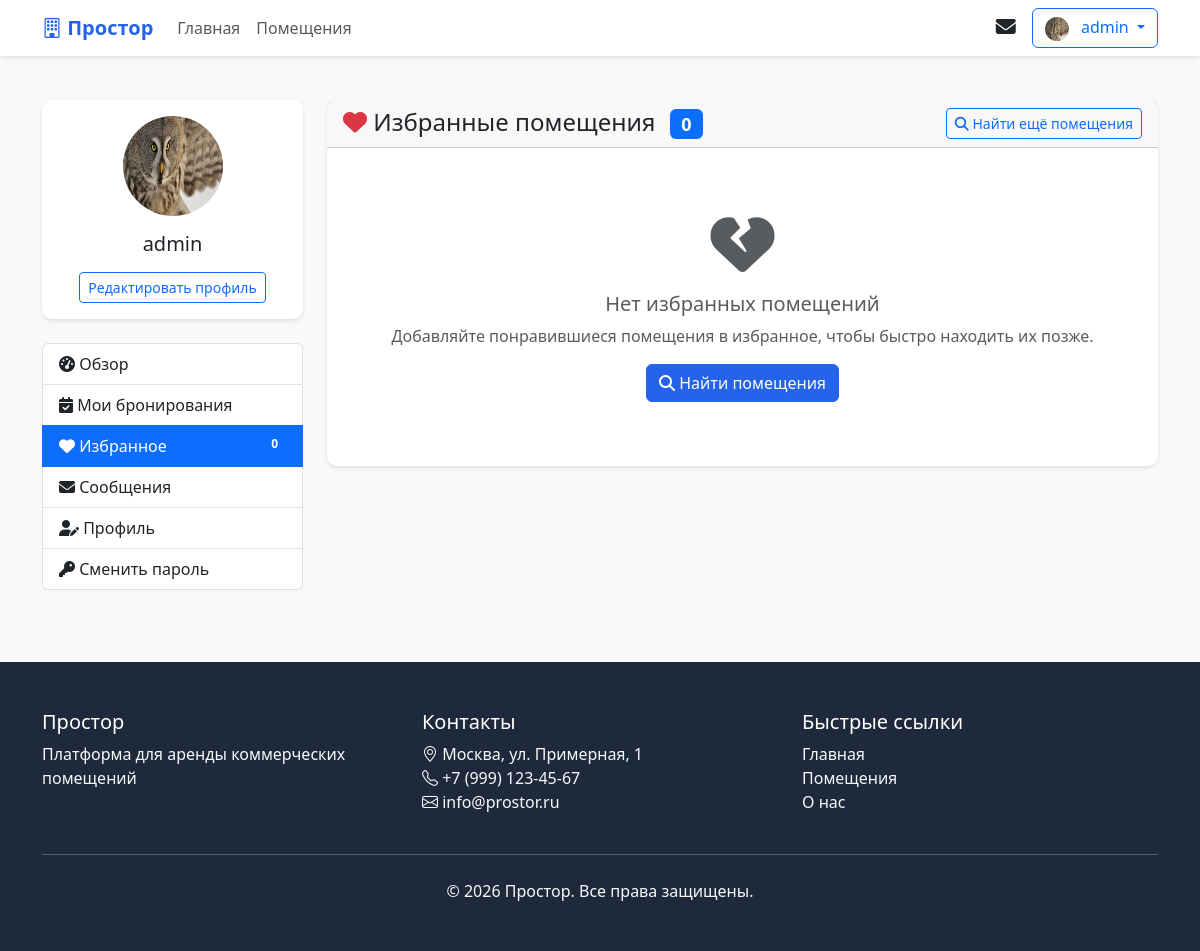
/my-favorites/ (signed in), run on the app's committed database.
### core/models.py (models this page shows, shortened)
class User(AbstractUser):
    USER_TYPE_CHOICES = [
        ('tenant', 'Арендатор'),
        ('landlord', 'Арендодатель'),
        ('admin', 'Администратор'),
    ]
    user_type = models.CharField(
        max_length=20,
        choices=USER_TYPE_CHOICES,
        default='tenant',
        verbose_name='Тип пользователя'
    )
    avatar = models.ImageField(
        upload_to='avatars/',
        null=True,
        blank=True,
        verbose_name='Аватар'
    )
    phone = models.CharField(
        max_length=20,
        blank=True,
        null=True,
        verbose_name='Телефон'
    )
    company_name = models.CharField(
        max_length=100,
        blank=True,
        null=True,
        verbose_name='Название компании'
    )
    email_verified = models.BooleanField(
        default=False,
        verbose_name='Email подтвержден'
    )
    phone_verified = models.BooleanField(
        default=False,
        verbose_name='Телефон подтвержден'
    )
    class Meta:
        verbose_name = 'Пользователь'
        verbose_name_plural = 'Пользователи'
    def get_full_name_or_username(self):
        if self.first_name and self.last_name:
            return f"{self.first_name} {self.last_name}"
        return self.username

### core/views.py (the view)
# urls.py: path('my-favorites/', views.my_favorites, name='my_favorites'),
@login_required
def my_favorites(request):
    favorites = request.user.favorites.select_related('property').all()
    return render(request, 'core/my_favorites.html', {
        'favorites': favorites,
        'title': 'Избранное'
    })

### templates/core/my_favorites.html (shortened to what this page needs)
{% extends 'base.html' %}
{% load static %}
{% block content %}
<div class="container mt-4">
    <div class="row">
        <div class="col-md-3">
            <div class="card mb-4">
                <div class="card-body text-center">
                    {% if user.avatar %}
                        <img src="{{ user.avatar.url }}" class="rounded-circle mb-3" width="100" height="100" alt="Аватар">
                    {% else %}
                        <img src="{% static 'images/default-avatar.png' %}" class="rounded-circle mb-3" width="100" height="100" alt="Аватар">
                    {% endif %}
                    <h5 class="card-title">{{ user.get_full_name_or_username }}</h5>
                    <a href="{% url 'edit_profile' %}" class="btn btn-outline-primary btn-sm">Редактировать профиль</a>
                </div>
            </div>
            <div class="list-group mb-4">
                <a href="{% url 'dashboard' %}" class="list-group-item list-group-item-action">
                    <i class="fas fa-tachometer-alt"></i> Обзор
                </a>
                {% if user.user_type == 'tenant' %}
                    <a href="{% url 'my_bookings' %}" class="list-group-item list-group-item-action">
                        <i class="fas fa-calendar-check"></i> Мои бронирования
                    </a>
                    <a href="{% url 'my_favorites' %}" class="list-group-item list-group-item-action active">
                        <i class="fas fa-heart"></i> Избранное
                        <span class="badge bg-primary float-end">{{ favorites.count }}</span>
                    </a>
                {% endif %}
                <a href="{% url 'messages_list' %}" class="list-group-item list-group-item-action">
                    <i class="fas fa-envelope"></i> Сообщения
                </a>
                <a href="{% url 'edit_profile' %}" class="list-group-item list-group-item-action">
                    <i class="fas fa-user-edit"></i> Профиль
                </a>
                <a href="{% url 'change_password' %}" class="list-group-item list-group-item-action">
                    <i class="fas fa-key"></i> Сменить пароль
                </a>
            </div>
        </div>
        <div class="col-md-9">
            <div class="card">
                <div class="card-header d-flex justify-content-between align-items-center">
                    <h4 class="mb-0">
                        <i class="fas fa-heart text-danger"></i> Избранные помещения
                        <span class="badge bg-primary ms-2">{{ favorites.count }}</span>
                    </h4>
                    <a href="{% url 'property_list' %}" class="btn btn-sm btn-outline-primary">
                        <i class="fas fa-search"></i> Найти ещё помещения
                    </a>
                </div>
                <div class="card-body">
                    {% if favorites %}
                        <div class="row">
                            {% for favorite in favorites %}
                                <div class="col-md-4 mb-4">
                                    <div class="card h-100 property-card">
                                        {% if favorite.property.get_main_image %}
                                            <img src="{{ favorite.property.get_main_image.image.url }}"
                                                 class="card-img-top"
                                                 alt="{{ favorite.property.title }}"
                                                 height="180"
                                                 style="object-fit: cover;">
                                        {% else %}
                                            <img src="{% static 'images/default-property.jpg' %}"
                                                 class="card-img-top"
                                                 alt="{{ favorite.property.title }}"
                                                 height="180"
                                                 style="object-fit: cover;">
                                        {% endif %}
                                        <div class="position-absolute top-0 start-0 p-2">
                                            {% if favorite.property.is_featured %}
                                                <span class="badge bg-warning">Рекомендуемое</span>
                                            {% endif %}
                                        </div>
                                        <div class="position-absolute top-0 end-0 p-2">
                                            <a href="{% url 'toggle_favorite' favorite.property.id %}"
                                               class="btn btn-danger btn-sm"
                                               title="Удалить из избранного">
                                                <i class="fas fa-heart-broken"></i>
                                            </a>
                                        </div>
                                        <div class="card-body d-flex flex-column">
                                            <h6 class="card-title">
                                                <a href="{% url 'property_detail' favorite.property.slug %}"
                                                   class="text-decoration-none text-dark">
                                                    {{ favorite.property.title|truncatechars:30 }}
                                                </a>
                                            </h6>
                                            <p class="card-text small text-muted mb-2">
                                                <i class="fas fa-map-marker-alt"></i> {{ favorite.property.city }}
                                            </p>
                                            <p class="card-text small mb-2">
                                                <i class="fas fa-building"></i> {{ favorite.property.get_property_type_display }}
                                            </p>
                                            <div class="mt-auto">
                                                <div class="d-flex justify-content-between align-items-center">
                                                    <div>
                                                        <span class="h5 text-primary">
                                                            {{ favorite.property.price_per_hour }} ₽/час
                                                        </span>
                                                        {% if favorite.property.price_per_day %}
                                                            <br>
                                                            <small class="text-muted">
                                                                {{ favorite.property.price_per_day }} ₽/день
                                                            </small>
                                                        {% endif %}
                                                    </div>
                                                    <span class="badge {% if favorite.property.status == 'active' %}bg-success{% else %}bg-secondary{% endif %}">
                                                        {{ favorite.property.get_status_display }}
                                                    </span>
                                                </div>
                                            </div>
                                        </div>
                                        <div class="card-footer bg-transparent">
                                            <div class="d-flex justify-content-between">
                                                <a href="{% url 'property_detail' favorite.property.slug %}"
                                                   class="btn btn-sm btn-outline-primary">
                                                    <i class="fas fa-eye"></i> Подробнее
                                                </a>
                                                {% if user.user_type == 'tenant' %}
                                                    <a href="{% url 'create_booking' favorite.property.id %}"
                                                       class="btn btn-sm btn-success">
                                                        <i class="fas fa-calendar-plus"></i> Забронировать
                                                    </a>
                                                {% endif %}
                                            </div>
                                        </div>
                                    </div>
                                </div>
                            {% endfor %}
                        </div>
                    {% else %}
                        <div class="text-center py-5">
                            <i class="fas fa-heart-broken fa-4x text-muted mb-3"></i>
                            <h5 class="text-muted">Нет избранных помещений</h5>
                            <p class="text-muted mb-3">
                                Добавляйте понравившиеся помещения в избранное, чтобы быстро находить их позже.
                            </p>
                            <a href="{% url 'property_list' %}" class="btn btn-primary">
                                <i class="fas fa-search"></i> Найти помещения
                            </a>
                        </div>
                    {% endif %}
                </div>
            </div>
        </div>
    </div>
</div>
{% endblock %}

### templates/base.html (shortened to what this page needs)
<!DOCTYPE html>
<html lang="ru">
<head>
    <link href="https://cdn.jsdelivr.net/npm/bootstrap@5.3.0/dist/css/bootstrap.min.css" rel="stylesheet">
    <link rel="stylesheet" href="https://cdn.jsdelivr.net/npm/bootstrap-icons@1.10.0/font/bootstrap-icons.css">
    <link rel="stylesheet" href="https://cdnjs.cloudflare.com/ajax/libs/font-awesome/6.4.0/css/all.min.css">
</head>
<body>
    <nav class="navbar navbar-expand-lg navbar-light bg-white fixed-top">
        <div class="container">
            <a class="navbar-brand" href="{% url 'home' %}">
                <i class="bi bi-building"></i> Простор
            </a>
            <div class="collapse navbar-collapse" id="navbarNav">
                <ul class="navbar-nav me-auto">
                    <li class="nav-item">
                        <a class="nav-link" href="{% url 'home' %}">Главная</a>
                    </li>
                    <li class="nav-item">
                        <a class="nav-link" href="{% url 'property_list' %}">Помещения</a>
                    </li>
                </ul>
                <div class="d-flex align-items-center">
                    {% if user.is_authenticated %}
                        <div class="dropdown me-3">
                            <a class="nav-link position-relative" href="{% url 'messages_list' %}" title="Сообщения">
                                <i class="fas fa-envelope fs-5"></i>
                            </a>
                        </div>
                        <div class="dropdown">
                            <button class="btn btn-outline-primary dropdown-toggle" type="button"
                                    data-bs-toggle="dropdown">
                                {% if user.avatar %}
                                    <img src="{{ user.avatar.url }}" class="rounded-circle me-2"
                                         width="24" height="24" alt="Аватар">
                                {% else %}
                                    <i class="bi bi-person-circle me-2"></i>
                                {% endif %}
                                {{ user.username }}
                            </button>
                        </div>
                    {% else %}
                        <a href="{% url 'login' %}" class="btn btn-outline-primary me-2">Войти</a>
                        <a href="{% url 'register' %}" class="btn btn-primary">Регистрация</a>
                    {% endif %}
                </div>
            </div>
        </div>
    </nav>
    <main>
        {% block content %}{% endblock %}
    </main>
    <footer class="py-5 mt-5">
        <div class="container">
            <div class="row">
                <div class="col-md-4">
                    <h5>Простор</h5>
                    <p class="text-light">Платформа для аренды коммерческих помещений</p>
                </div>
                <div class="col-md-4">
                    <h5>Контакты</h5>
                    <ul class="list-unstyled text-light">
                        <li><i class="bi bi-geo-alt"></i> Москва, ул. Примерная, 1</li>
                        <li><i class="bi bi-telephone"></i> +7 (999) 123-45-67</li>
                        <li><i class="bi bi-envelope"></i> info@prostor.ru</li>
                    </ul>
                </div>
                <div class="col-md-4">
                    <h5>Быстрые ссылки</h5>
                    <ul class="list-unstyled">
                        <li><a href="{% url 'home' %}" class="text-light text-decoration-none">Главная</a></li>
                        <li><a href="{% url 'property_list' %}" class="text-light text-decoration-none">Помещения</a></li>
                        <li><a href="#" class="text-light text-decoration-none">О нас</a></li>
                    </ul>
                </div>
            </div>
            <hr class="my-4 text-light">
            <div class="text-center">
                <p class="text-light mb-0">&copy; 2026 Простор. Все права защищены.</p>
            </div>
        </div>
    </footer>
</body>
</html>

### templates/base.html (style rules this page uses)
:root { --primary: #2563eb; --secondary: #64748b; --success: #10b981; --warning: #f59e0b; --danger: #ef4444; --light: #f8fafc; --dark: #1e293b; }
body { background-color: #f8f9fa; padding-top: 76px; }
.navbar { box-shadow: 0 2px 4px rgba(0,0,0,0.1); }
.navbar-brand { font-weight: bold; color: var(--primary) !important; }
.card { border: none; box-shadow: 0 2px 4px rgba(0,0,0,0.1); border-radius: 10px; }
.btn-primary { background-color: var(--primary); border-color: var(--primary); }
footer { background-color: var(--dark); color: white; margin-top: auto; }

### data on the page
User: avatar (picture), username "admin", get_full_name_or_username "admin"

### other printed values
{{ favorites.count }} "0"
